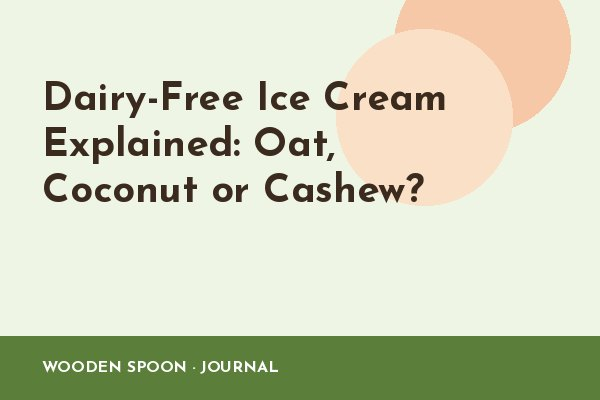
#> input picture images/blog/dairy-free-ice-cream-explained-thumb.jpg, 600 x 400 px
$ python -i build.py   (imports and definitions only)
#> lines starting #> are read from the running program, lines starting #| are printed output that depends on the picture
#!/usr/bin/env python3
"""Static site generator for woodenspoonfreezery.com.

Content lives in _build/content/:
  site.json        global settings (name, url, nav, GA4 id, socials)
  flavours.json    flavour data (current range, melted-away archive, classics)
  pages/*.html     one file per page: <!--META {json} --> + body HTML
  new/*.html       journal articles, same format
  redirects.json   301/410 rules written into .htaccess

Run:  python3 _build/build.py      (from the repo root or anywhere)
Then: python3 _build/check.py      (exit 1 = something to fix)
"""
import datetime as dt
import html
import json
import math
import re
import shutil
from pathlib import Path
from xml.sax.saxutils import escape as xesc

from PIL import Image, ImageDraw, ImageFont

ROOT = Path(__file__).resolve().parent.parent
BUILD = ROOT / "_build"
CONTENT = BUILD / "content"
# [1 line that did not run here, left out]
# [1 line that did not run here, left out]
# [1 line that did not run here, left out]
TODAY = dt.date.today()
YEAR = TODAY.year
CSS_VER = None  # set after CSS hash


def esc(s):
    return html.escape(str(s), quote=True)


def strip_tags(s):
    return re.sub(r"<[^>]+>", " ", s)


def words(s):
    return len(re.findall(r"[A-Za-z0-9'’-]+", strip_tags(s)))


def slugify(s):
    s = s.lower().replace("&", "and").replace("'", "").replace("’", "")
    return re.sub(r"[^a-z0-9]+", "-", s).strip("-")


# [4 lines left out: function out_path, not called in this run]


def abs_url(url):
    return BASE + url


# [9 lines left out: function read_doc, not called in this run]


# ---------------------------------------------------------------- images
_dims = {}


# [9 lines left out: function dims, not called in this run]


def optimised(src, max_w=900):
    """Return a web-friendly copy (WebP, <= max_w wide) for oversized images.
    Originals stay at their old paths so existing links and image search keep working."""
    p = ROOT / src.lstrip("/")
    if not p.exists():
        return src
    if p.stat().st_size <= 150_000 and dims(src)[0] <= max_w * 1.5:
        return src
    rel = Path("images/opt") / (Path(src).stem + f"-{max_w}.webp")
    dst = ROOT / rel
    if not dst.exists() or dst.stat().st_mtime < p.stat().st_mtime:
        dst.parent.mkdir(parents=True, exist_ok=True)
        with Image.open(p) as im:
            im = im.convert("RGBA") if im.mode in ("P", "LA", "RGBA") else im.convert("RGB")
            if im.width > max_w:
                im = im.resize((max_w, round(im.height * max_w / im.width)), Image.LANCZOS)
            im.save(dst, "WEBP", quality=80, method=6)
    return str(rel)


# [13 lines left out: function img, not called in this run]


# ---------------------------------------------------------------- entities
def load_entities():
    ents = {}
    md = (BUILD / "entity-map.md").read_text()
    for line in md.splitlines():
        m = re.match(r"\|\s*`([a-z0-9-]+)`\s*\|\s*([^|]+?)\s*\|\s*([^|]+?)\s*\|\s*(https?://\S+?)\s*\|", line)
        if m:
            ents[m.group(1)] = {"@type": m.group(3).strip(), "name": m.group(2).strip(), "sameAs": m.group(4).strip()}
    return ents


# [1 line that did not run here, left out]


# [7 lines left out: function entity_list, not called in this run]


# ---------------------------------------------------------------- schema
# [1 line that did not run here, left out]


# [34 lines left out: functions org_schema, breadcrumb_schema, faq_schema, not called in this run]


# ---------------------------------------------------------------- flavour blocks
GROUP_LABEL = {
    "signature": "Signature",
    "limited": "Limited edition",
    "dairy-free": "Dairy-free",
    "classic": "Classic",
    "sandwich": "Ice cream sandwich",
}


# [24 lines left out: functions display_name, flavours, flavour_grid, not called in this run]


ALLERGEN_WORDS = r"(?<!oat )(?<!coconut )\b(milk|cream|butter|whey)\b|\b(wheat|barley|soy|eggs?|egg whites|peanuts?|oats?|cashews?|hazelnuts?|almonds?|pistachios?)\b"


def bold_allergens(text):
    return re.sub(ALLERGEN_WORDS, lambda m: f"<strong>{m.group(0)}</strong>", esc(text), flags=re.I)


# [40 lines left out: functions allergens_of, allergen_table, flavour_card, not called in this run]


def flavour_cards(group):
    return '<div class="flavours">' + "".join(flavour_card(f) for f in flavours(group)) + "</div>"


def flavour_detail(slug):
    f = next(x for x in FLAV["current"] if x["slug"] == slug)
    return flavour_card(f, "h2")


# [20 lines left out: functions melted_grid, classics, not called in this run]


# ---------------------------------------------------------------- posts
POSTS = []


# [18 lines left out: functions load_posts, post_card, not called in this run]


def latest_posts(n):
    return '<ul class="post-grid">' + "".join(post_card(p) for p in POSTS[: int(n)]) + "</ul>"


# [8 lines left out: function related, not called in this run]


def fmt_date(d):
    return dt.date.fromisoformat(d).strftime("%-d %B %Y")


# ---------------------------------------------------------------- title cards
FONT_DIR = BUILD / "fonts"


# [144 lines left out: functions wrap, title_card, head, header, breadcrumbs_html, social_links and 2 more, not called in this run]


PLACEHOLDERS = {
    "flavour_grid": flavour_grid,
    "flavour_cards": flavour_cards,
    "flavour_detail": flavour_detail,
    "melted_grid": lambda _=None: melted_grid(),
    "classics": lambda _=None: classics(),
    "latest_posts": latest_posts,
    "social_links": lambda _=None: social_links(),
    "allergen_table": allergen_table,
    "ingredient_list": lambda _=None: "".join(
        f'<h3 id="{f["slug"]}">{esc(display_name(f))} <span class="pill">{esc(GROUP_LABEL[f["group"]])}</span></h3>'
        + "".join(f"<p>{bold_allergens(i)}</p>" for i in f["ingredients"])
        for f in FLAV["current"]
    ),
    "img": lambda arg: img(*arg.split("|", 1)),
    "img_eager": lambda arg: img(*arg.split("|", 1), eager=True),
}


# [14 lines left out: functions expand, updated_note, not called in this run]


# ---------------------------------------------------------------- page builders
SITEMAP = []  # (url, lastmod, [images])


# [299 lines left out: functions write, build_page, build_post, build_blog_index, build_404, write_sitemap and 6 more, not called in this run]


# [2 lines not run here, left out]

>>> import cv2
>>> picture = cv2.imread('../images/blog/dairy-free-ice-cream-explained-thumb.jpg', cv2.IMREAD_GRAYSCALE)
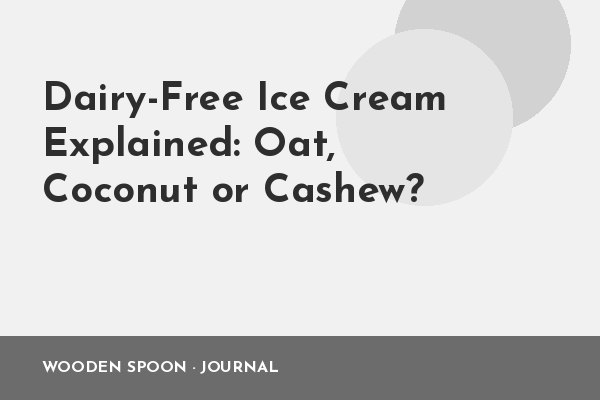
#> picture: shape (400, 600); min 23, max 255, mean 209.1
>>> result = optimised(picture)
#> (the run stopped early here; a loop or call above may not have finished)

$ run again, on images/blog/hokey-pokey-ice-cream-thumb.jpg
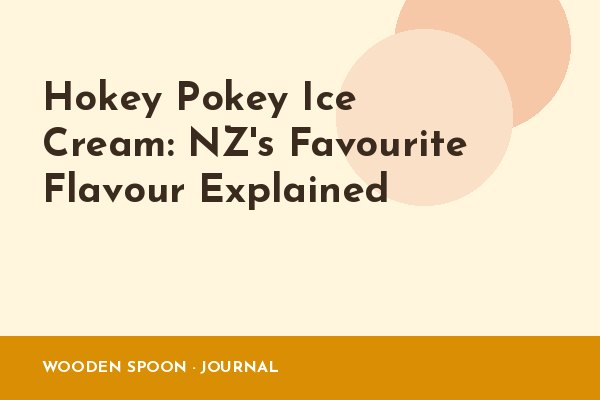
#> input picture images/blog/hokey-pokey-ice-cream-thumb.jpg, 600 x 400 px
#> `picture = cv2.imread('../images/blog/dairy-free-ice-cream-explained-th..`:
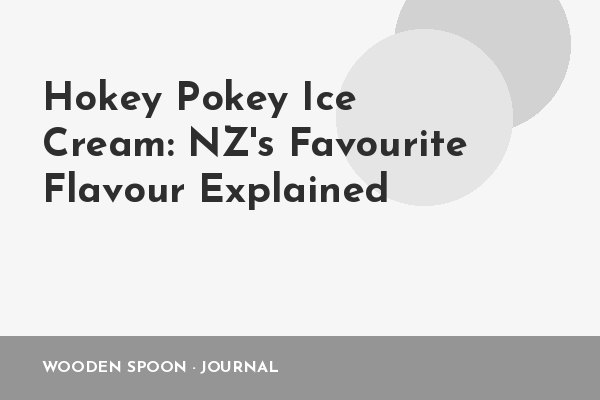
#> picture: shape (400, 600); min 24, max 255, mean 218.5

$ run again, on images/blog/hokey-pokey-ice-cream.jpg
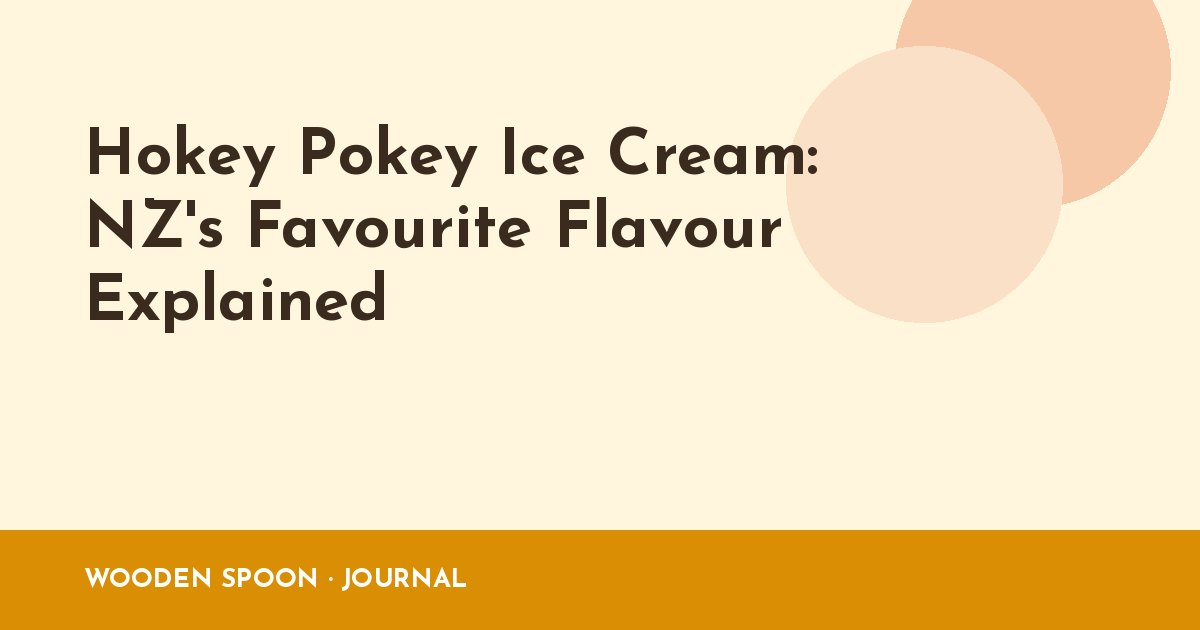
#> input picture images/blog/hokey-pokey-ice-cream.jpg, 1200 x 630 px
#> `picture = cv2.imread('../images/blog/dairy-free-ice-cream-explained-th..`:
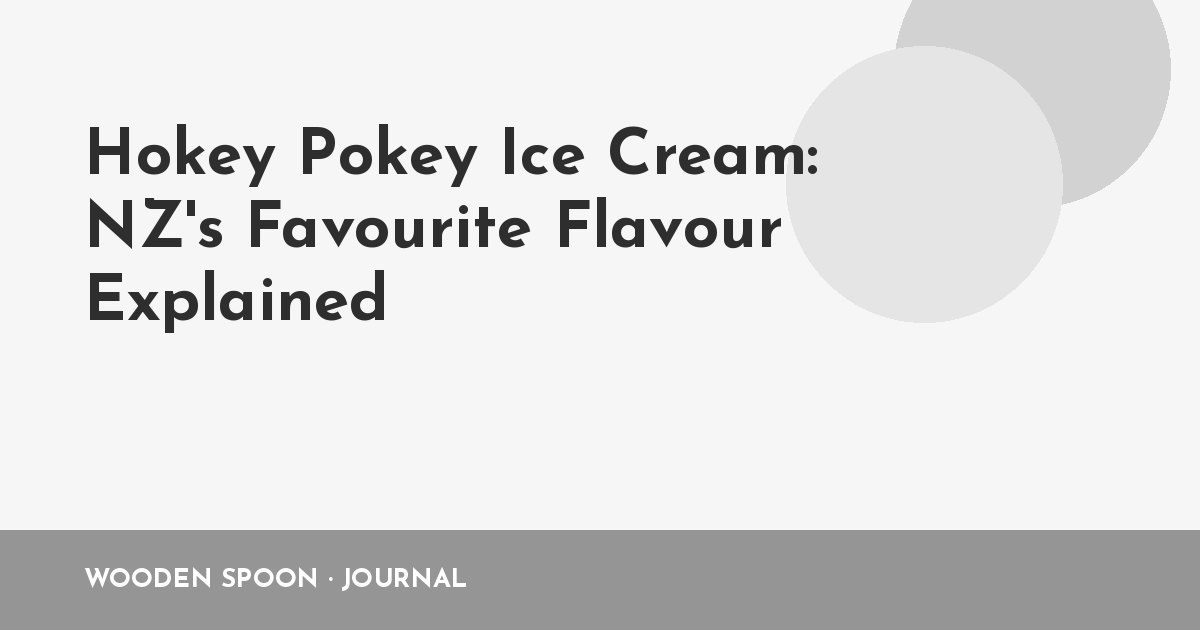
#> picture: shape (630, 1200); min 26, max 255, mean 220.8

$ run again, on images/blog/how-much-ice-cream-for-a-party-thumb.jpg
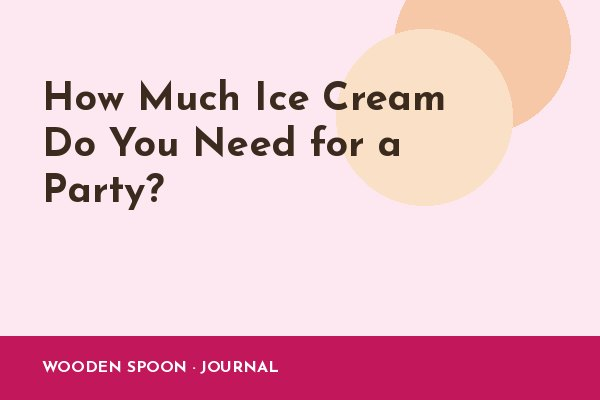
#> input picture images/blog/how-much-ice-cream-for-a-party-thumb.jpg, 600 x 400 px
#> `picture = cv2.imread('../images/blog/dairy-free-ice-cream-explained-th..`:
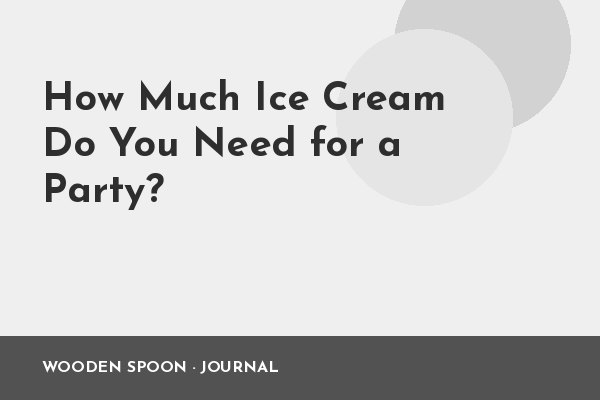
#> picture: shape (400, 600); min 25, max 255, mean 205.4
